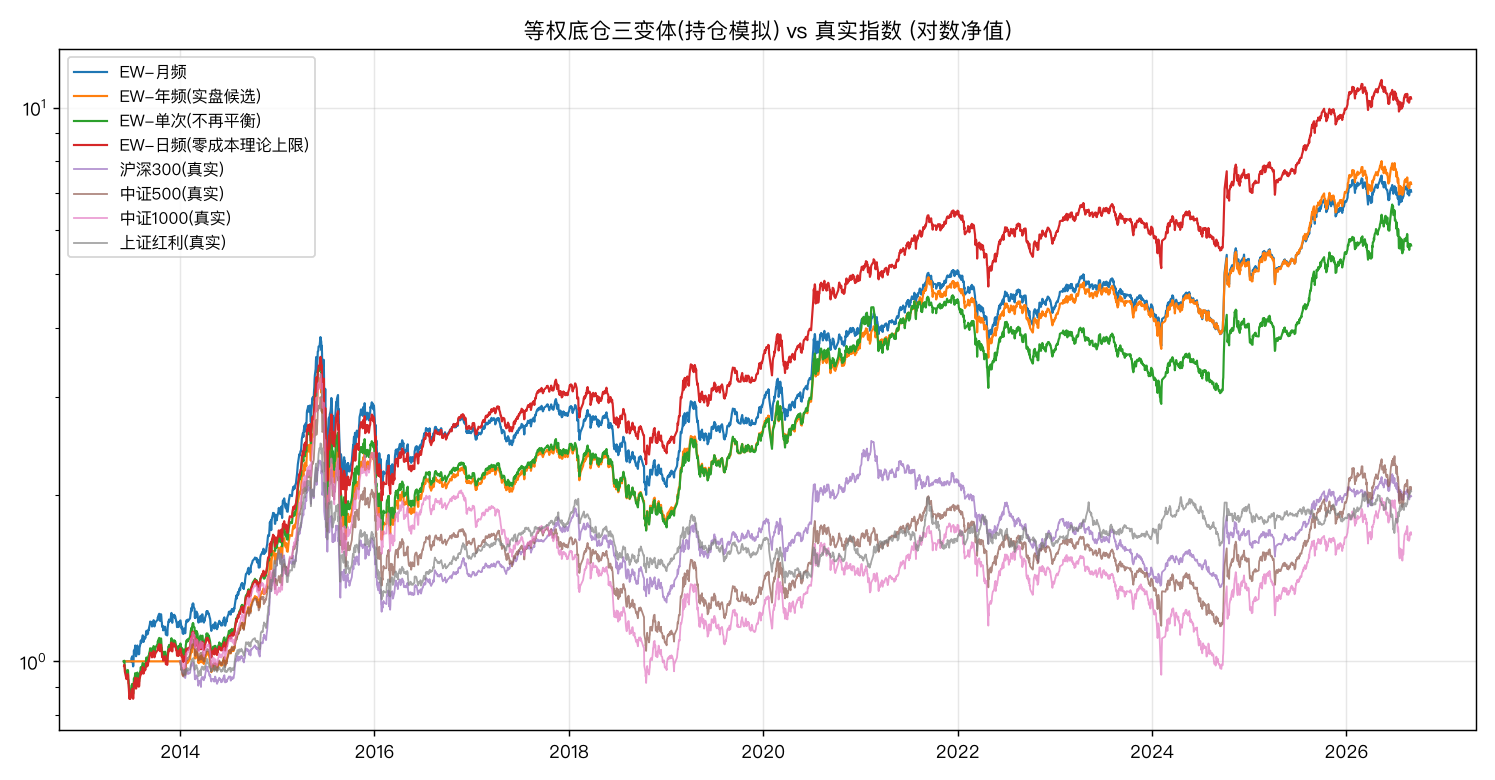

This chart was generated by the following Python code:
#!/usr/bin/env -S uv run --no-sync
# -*- coding: utf-8 -*-
"""等权底仓可行性评估 —— 按 docs/ew_base_plan.md v1.0 实施（持仓模拟版）。

三变体(持仓模拟, 权重随价格漂移, 边界日再平衡):
  EW-月频 / EW-年频(实盘候选) / EW-单次(零成本下限)
  + 日频再平衡(理论上限参考)
新上市股票: 首个有数据日期后才可买入; 停牌日收益视为0(价格延续)。
基准: 沪深300/中证500/中证1000/上证红利 真实指数(无幸存者偏差)。

用法: uv run python research/ew_base.py
"""

from __future__ import annotations

import sys
from pathlib import Path

import matplotlib

matplotlib.use("Agg")
import matplotlib.pyplot as plt
import pandas as pd

plt.rcParams["font.sans-serif"] = ["PingFang SC", "Heiti TC", "Arial Unicode MS"]
plt.rcParams["axes.unicode_minus"] = False

sys.path.insert(0, str(Path(__file__).resolve().parent.parent))
from src.data_loader import load_index_daily
from research.dividend_factor import load_all, metrics

COST = 15e-4
ERAS = {
    "2014-2017": ("2014-01-01", "2017-12-31"),
    "2018-2021": ("2018-01-01", "2021-12-31"),
    "2022-2026": ("2022-01-01", None),
}


def ew_holdings_sim(ret: pd.DataFrame, freq: str, cost: float) -> pd.Series:
    """等权持仓模拟: 逐日演化, 边界日卖出全部再等权买入当日可交易股票。

    freq: 月频/年频/单次/日频
    ret: 前复权日收益, NaN=当日不可交易(未上市或停牌, 视为价格不变)
    """
    r = ret.fillna(0.0)
    avail = ret.notna()
    vals: dict[str, float] = {}
    cash = 1.0
    nav = []
    prev = ret.index[0]
    first_rebalance_done = False
    for dt in ret.index:
        for c in vals:
            vals[c] *= 1 + r.at[dt, c]
        rebalance = False
        if freq == "月频" and dt.month != prev.month:
            rebalance = True
        elif freq == "年频" and dt.year != prev.year:
            rebalance = True
        elif freq == "单次" and not first_rebalance_done and avail.loc[dt].any():
            rebalance = True  # 首个可交易日建仓, 之后永不
        if rebalance:
            if freq == "单次":
                first_rebalance_done = True
            sold_total = sum(vals.values())
            cash = cash + sold_total * (1 - cost)  # 卖出全部
            tradable = [c for c in ret.columns if avail.at[dt, c]]
            if tradable:
                per = cash / len(tradable) * (1 - cost)  # 买入也付成本
                vals = {c: per for c in tradable}
                cash = 0.0
            else:
                vals = {}
        nav.append(cash + sum(vals.values()))
        prev = dt
    return pd.Series(nav, index=ret.index)


def main() -> None:
    print("== 等权底仓可行性评估 (预注册 v1.0, 持仓模拟) ==")
    close, real, *_ = load_all()
    ret = close.pct_change()
    print(
        f"数据: {close.shape[0]} 交易日 × {close.shape[1]} 只, "
        f"{close.index[0].date()} ~ {close.index[-1].date()}\n"
    )

    variants = {
        "EW-月频": "月频",
        "EW-年频(实盘候选)": "年频",
        "EW-单次(不再平衡)": "单次",
    }
    navs = {}
    for label, freq in variants.items():
        nav = ew_holdings_sim(ret, freq, COST)
        navs[label] = nav
        m = metrics(nav)
        print(
            f"■ {label}: 年化 {m['年化']:+.1%} 夏普 {m['夏普']:.2f} "
            f"回撤 {m['最大回撤']:.1%}"
        )
    ew_daily = (1 + ret.mean(axis=1)).cumprod()  # 日频再平衡=零成本理论上限
    navs["EW-日频(零成本理论上限)"] = ew_daily
    m = metrics(ew_daily)
    print(
        f"■ EW-日频(零成本理论上限): 年化 {m['年化']:+.1%} 夏普 {m['夏普']:.2f} "
        f"回撤 {m['最大回撤']:.1%}"
    )

    print()
    bench = {}
    for code, name in [
        ("000300", "沪深300"),
        ("000905", "中证500"),
        ("000852", "中证1000"),
        ("000015", "上证红利"),
    ]:
        try:
            s = load_index_daily(code, start="20140101", refresh=False)["close"]
            s = s.reindex(close.index).ffill()
            s = s / s.dropna().iloc[0]
            bench[name] = s
            m = metrics(s)
            print(
                f"■ {name}(真实指数): 年化 {m['年化']:+.1%} 夏普 {m['夏普']:.2f} "
                f"回撤 {m['最大回撤']:.1%}"
            )
        except Exception as e:
            print(f"■ {name}: 获取失败({e})")

    ew_a = navs["EW-年频(实盘候选)"]
    mA = metrics(ew_a)
    m5 = metrics(bench.get("中证500"))
    gap = mA["年化"] - m5["年化"]

    print("\n== 关键读数 ==")
    print(
        f"EW-年频 vs 真实中证500: {mA['年化']:+.1%} vs {m5['年化']:+.1%} "
        f"→ 差值 {gap:+.1%}/年 (幸存者偏差+等权溢价混合估计)"
    )
    for name in ("沪深300", "中证1000", "上证红利"):
        if name in bench:
            mb = metrics(bench[name])
            print(f"EW-年频 vs {name}: 超额 {mA['年化'] - mb['年化']:+.1%}/年")

    stable, total = 0, 0
    for name, (s, e) in ERAS.items():
        a = ew_a[s:e] / ew_a[s:e].dropna().iloc[0]
        ma = metrics(a)
        b = bench["中证500"][s:e] / bench["中证500"][s:e].dropna().iloc[0]
        mb = metrics(b)
        win = ma["年化"] > mb["年化"]
        stable += int(win)
        total += 1
        print(
            f"  {name}: EW-年频 {ma['年化']:+.1%} vs 中证500 {mb['年化']:+.1%} "
            f"→ {'跑赢' if win else '跑输'}"
        )

    verdict = gap >= 0.03 and stable >= 2
    print(
        f"\n预注册机械判定: {'成立' if verdict else '不成立'} "
        f"(差值 {gap:+.1%} ≥3pp 且 跑赢段 {stable}/{total})"
    )
    print(
        "⚠ 判定解释: 本实验池=当前成分, 差值中含幸存者偏差, 不可全额外推;"
        "\n  可实盘 harvest 的部分≈中证500/1000 等权指数产品提供的等权溢价"
    )

    fig, ax = plt.subplots(figsize=(11.5, 6))
    for label, nav in navs.items():
        ax.plot(nav, lw=1.2, label=label)
    for name, s in bench.items():
        ax.plot(s, lw=1, alpha=0.7, label=f"{name}(真实)")
    ax.set_yscale("log")
    ax.legend(fontsize=9)
    ax.grid(alpha=0.3)
    ax.set_title("等权底仓三变体(持仓模拟) vs 真实指数 (对数净值)")
    out = Path(__file__).resolve().parent.parent / "output" / "ew_base.png"
    fig.tight_layout()
    fig.savefig(out, dpi=130)
    print(f"\n图已保存: {out}")


if __name__ == "__main__":
    main()
